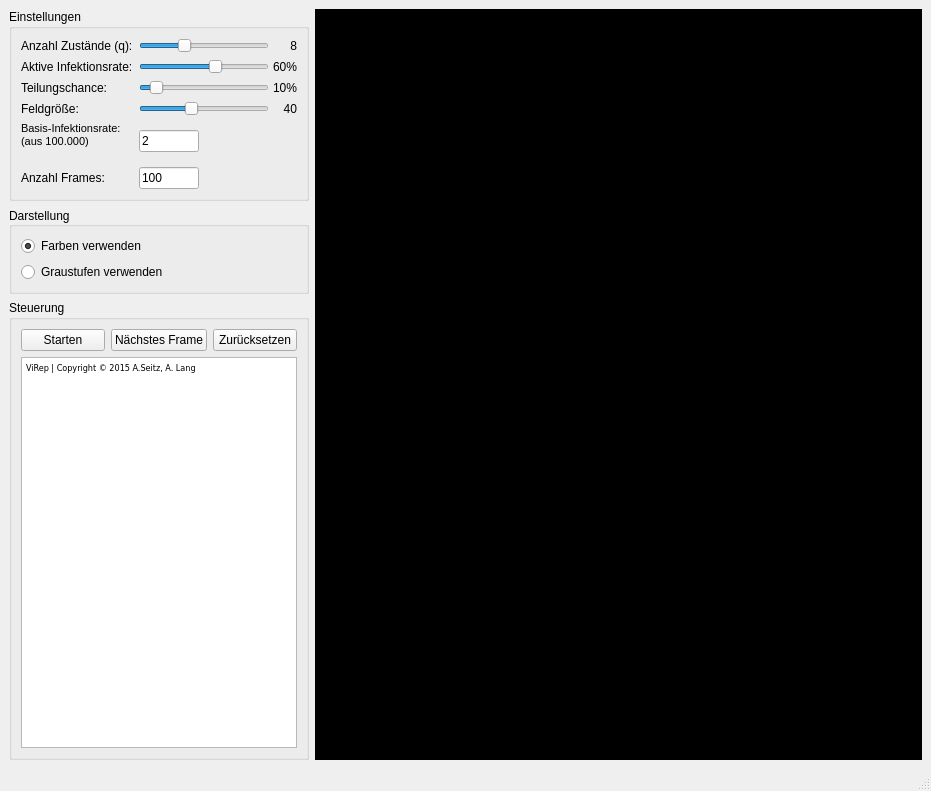
<?xml version="1.0" encoding="UTF-8"?>
<ui version="4.0">
 <class>MainWindow</class>
 <widget class="QMainWindow" name="MainWindow">
  <property name="geometry">
   <rect>
    <x>0</x>
    <y>0</y>
    <width>931</width>
    <height>791</height>
   </rect>
  </property>
  <property name="windowTitle">
   <string>ViRep</string>
  </property>
  <widget class="QWidget" name="centralwidget">
   <layout class="QHBoxLayout" name="horizontalLayout">
    <item>
     <widget class="QWidget" name="gbParent" native="true">
      <property name="minimumSize">
       <size>
        <width>300</width>
        <height>0</height>
       </size>
      </property>
      <property name="maximumSize">
       <size>
        <width>300</width>
        <height>16777215</height>
       </size>
      </property>
      <layout class="QVBoxLayout" name="verticalLayout">
       <property name="margin">
        <number>0</number>
       </property>
       <item>
        <widget class="QGroupBox" name="gb1">
         <property name="title">
          <string>Einstellungen</string>
         </property>
         <layout class="QVBoxLayout" name="verticalLayout_3">
          <item>
           <layout class="QGridLayout" name="gridLayout">
            <item row="0" column="0">
             <widget class="QLabel" name="label">
              <property name="text">
               <string>Anzahl Zustände (q):</string>
              </property>
             </widget>
            </item>
            <item row="0" column="1">
             <widget class="QSlider" name="slStates">
              <property name="minimumSize">
               <size>
                <width>130</width>
                <height>0</height>
               </size>
              </property>
              <property name="maximumSize">
               <size>
                <width>130</width>
                <height>16777215</height>
               </size>
              </property>
              <property name="minimum">
               <number>2</number>
              </property>
              <property name="maximum">
               <number>20</number>
              </property>
              <property name="sliderPosition">
               <number>8</number>
              </property>
              <property name="orientation">
               <enum>Qt::Horizontal</enum>
              </property>
             </widget>
            </item>
            <item row="1" column="2">
             <widget class="QLabel" name="lActive">
              <property name="minimumSize">
               <size>
                <width>30</width>
                <height>0</height>
               </size>
              </property>
              <property name="maximumSize">
               <size>
                <width>30</width>
                <height>16777215</height>
               </size>
              </property>
              <property name="text">
               <string>60%</string>
              </property>
              <property name="alignment">
               <set>Qt::AlignRight|Qt::AlignTrailing|Qt::AlignVCenter</set>
              </property>
             </widget>
            </item>
            <item row="1" column="1">
             <widget class="QSlider" name="slActive">
              <property name="minimumSize">
               <size>
                <width>130</width>
                <height>0</height>
               </size>
              </property>
              <property name="maximumSize">
               <size>
                <width>130</width>
                <height>16777215</height>
               </size>
              </property>
              <property name="minimum">
               <number>1</number>
              </property>
              <property name="maximum">
               <number>100</number>
              </property>
              <property name="sliderPosition">
               <number>60</number>
              </property>
              <property name="orientation">
               <enum>Qt::Horizontal</enum>
              </property>
             </widget>
            </item>
            <item row="0" column="2">
             <widget class="QLabel" name="lStates">
              <property name="minimumSize">
               <size>
                <width>30</width>
                <height>0</height>
               </size>
              </property>
              <property name="maximumSize">
               <size>
                <width>30</width>
                <height>16777215</height>
               </size>
              </property>
              <property name="text">
               <string>8</string>
              </property>
              <property name="alignment">
               <set>Qt::AlignRight|Qt::AlignTrailing|Qt::AlignVCenter</set>
              </property>
             </widget>
            </item>
            <item row="1" column="0">
             <widget class="QLabel" name="label_2">
              <property name="text">
               <string>Aktive Infektionsrate:</string>
              </property>
             </widget>
            </item>
            <item row="4" column="0">
             <widget class="QLabel" name="label_5">
              <property name="text">
               <string>&lt;!DOCTYPE HTML PUBLIC &quot;-//W3C//DTD HTML 4.0//EN&quot; &quot;http://www.w3.org/TR/REC-html40/strict.dtd&quot;&gt;
&lt;html&gt;&lt;head&gt;&lt;meta name=&quot;qrichtext&quot; content=&quot;1&quot; /&gt;&lt;style type=&quot;text/css&quot;&gt;
p, li { white-space: pre-wrap; }
&lt;/style&gt;&lt;/head&gt;&lt;body style=&quot; font-family:'MS Shell Dlg 2'; font-size:8.25pt; font-weight:400; font-style:normal;&quot;&gt;
&lt;p style=&quot; margin-top:0px; margin-bottom:0px; margin-left:0px; margin-right:0px; -qt-block-indent:0; text-indent:0px;&quot;&gt;&lt;span style=&quot; font-size:8pt;&quot;&gt;Basis-Infektionsrate:&lt;/span&gt;&lt;/p&gt;
&lt;p style=&quot; margin-top:0px; margin-bottom:0px; margin-left:0px; margin-right:0px; -qt-block-indent:0; text-indent:0px;&quot;&gt;&lt;span style=&quot; font-size:8pt;&quot;&gt;(aus 100.000)&lt;/span&gt;&lt;/p&gt;
&lt;p style=&quot;-qt-paragraph-type:empty; margin-top:0px; margin-bottom:0px; margin-left:0px; margin-right:0px; -qt-block-indent:0; text-indent:0px; font-size:8pt;&quot;&gt;&lt;/p&gt;&lt;/body&gt;&lt;/html&gt;</string>
              </property>
             </widget>
            </item>
            <item row="4" column="1">
             <widget class="QLineEdit" name="leBasic">
              <property name="minimumSize">
               <size>
                <width>60</width>
                <height>0</height>
               </size>
              </property>
              <property name="maximumSize">
               <size>
                <width>60</width>
                <height>16777215</height>
               </size>
              </property>
              <property name="text">
               <string>2</string>
              </property>
             </widget>
            </item>
            <item row="2" column="1">
             <widget class="QSlider" name="slDiv">
              <property name="minimumSize">
               <size>
                <width>130</width>
                <height>0</height>
               </size>
              </property>
              <property name="maximumSize">
               <size>
                <width>130</width>
                <height>16777215</height>
               </size>
              </property>
              <property name="minimum">
               <number>1</number>
              </property>
              <property name="maximum">
               <number>100</number>
              </property>
              <property name="sliderPosition">
               <number>10</number>
              </property>
              <property name="orientation">
               <enum>Qt::Horizontal</enum>
              </property>
             </widget>
            </item>
            <item row="2" column="0">
             <widget class="QLabel" name="label_9">
              <property name="text">
               <string>Teilungschance:</string>
              </property>
             </widget>
            </item>
            <item row="2" column="2">
             <widget class="QLabel" name="lDiv">
              <property name="minimumSize">
               <size>
                <width>30</width>
                <height>0</height>
               </size>
              </property>
              <property name="maximumSize">
               <size>
                <width>30</width>
                <height>16777215</height>
               </size>
              </property>
              <property name="text">
               <string>10%</string>
              </property>
              <property name="alignment">
               <set>Qt::AlignRight|Qt::AlignTrailing|Qt::AlignVCenter</set>
              </property>
             </widget>
            </item>
            <item row="6" column="1">
             <widget class="QLineEdit" name="leFrames">
              <property name="minimumSize">
               <size>
                <width>60</width>
                <height>0</height>
               </size>
              </property>
              <property name="maximumSize">
               <size>
                <width>60</width>
                <height>16777215</height>
               </size>
              </property>
              <property name="text">
               <string>100</string>
              </property>
             </widget>
            </item>
            <item row="6" column="0">
             <widget class="QLabel" name="label_8">
              <property name="text">
               <string>Anzahl Frames:</string>
              </property>
             </widget>
            </item>
            <item row="3" column="0">
             <widget class="QLabel" name="label_6">
              <property name="text">
               <string>Feldgröße:</string>
              </property>
             </widget>
            </item>
            <item row="3" column="1">
             <widget class="QSlider" name="slField">
              <property name="minimumSize">
               <size>
                <width>130</width>
                <height>0</height>
               </size>
              </property>
              <property name="maximumSize">
               <size>
                <width>130</width>
                <height>16777215</height>
               </size>
              </property>
              <property name="minimum">
               <number>1</number>
              </property>
              <property name="maximum">
               <number>100</number>
              </property>
              <property name="sliderPosition">
               <number>40</number>
              </property>
              <property name="orientation">
               <enum>Qt::Horizontal</enum>
              </property>
             </widget>
            </item>
            <item row="3" column="2">
             <widget class="QLabel" name="lField">
              <property name="minimumSize">
               <size>
                <width>30</width>
                <height>0</height>
               </size>
              </property>
              <property name="maximumSize">
               <size>
                <width>30</width>
                <height>16777215</height>
               </size>
              </property>
              <property name="text">
               <string>40</string>
              </property>
              <property name="alignment">
               <set>Qt::AlignRight|Qt::AlignTrailing|Qt::AlignVCenter</set>
              </property>
             </widget>
            </item>
           </layout>
          </item>
         </layout>
        </widget>
       </item>
       <item>
        <widget class="QGroupBox" name="gb2">
         <property name="minimumSize">
          <size>
           <width>0</width>
           <height>75</height>
          </size>
         </property>
         <property name="title">
          <string>Darstellung</string>
         </property>
         <property name="alignment">
          <set>Qt::AlignLeading|Qt::AlignLeft|Qt::AlignVCenter</set>
         </property>
         <layout class="QVBoxLayout" name="verticalLayout_4">
          <item>
           <widget class="QRadioButton" name="rbColors">
            <property name="text">
             <string>Farben verwenden</string>
            </property>
            <property name="checked">
             <bool>true</bool>
            </property>
           </widget>
          </item>
          <item>
           <widget class="QRadioButton" name="rbGrey">
            <property name="text">
             <string>Graustufen verwenden</string>
            </property>
           </widget>
          </item>
         </layout>
        </widget>
       </item>
       <item>
        <widget class="QGroupBox" name="gb3">
         <property name="title">
          <string>Steuerung</string>
         </property>
         <layout class="QVBoxLayout" name="verticalLayout_2">
          <item>
           <layout class="QHBoxLayout" name="horizontalLayout_2"/>
          </item>
          <item>
           <layout class="QHBoxLayout" name="horizontalLayout_3">
            <item>
             <widget class="QPushButton" name="bStart">
              <property name="text">
               <string>Starten</string>
              </property>
             </widget>
            </item>
            <item>
             <widget class="QPushButton" name="bNext">
              <property name="text">
               <string>Nächstes Frame</string>
              </property>
             </widget>
            </item>
            <item>
             <widget class="QPushButton" name="bReset">
              <property name="text">
               <string>Zurücksetzen</string>
              </property>
             </widget>
            </item>
           </layout>
          </item>
          <item>
           <widget class="QPlainTextEdit" name="pteLog">
            <property name="enabled">
             <bool>true</bool>
            </property>
            <property name="minimumSize">
             <size>
              <width>0</width>
              <height>100</height>
             </size>
            </property>
            <property name="maximumSize">
             <size>
              <width>16777215</width>
              <height>16777215</height>
             </size>
            </property>
            <property name="font">
             <font>
              <family>DejaVu Sans Condensed</family>
              <pointsize>7</pointsize>
             </font>
            </property>
            <property name="readOnly">
             <bool>true</bool>
            </property>
            <property name="plainText">
             <string>ViRep | Copyright © 2015 A.Seitz, A. Lang</string>
            </property>
           </widget>
          </item>
         </layout>
        </widget>
       </item>
      </layout>
     </widget>
    </item>
    <item>
     <widget class="QWidget" name="wCanvas" native="true">
      <property name="sizePolicy">
       <sizepolicy hsizetype="Expanding" vsizetype="Preferred">
        <horstretch>0</horstretch>
        <verstretch>0</verstretch>
       </sizepolicy>
      </property>
      <property name="minimumSize">
       <size>
        <width>500</width>
        <height>0</height>
       </size>
      </property>
      <property name="autoFillBackground">
       <bool>false</bool>
      </property>
      <property name="styleSheet">
       <string notr="true">background-color: rgb(0, 0, 0);</string>
      </property>
     </widget>
    </item>
   </layout>
  </widget>
  <widget class="QStatusBar" name="statusbar"/>
 </widget>
 <resources/>
 <connections/>
</ui>
